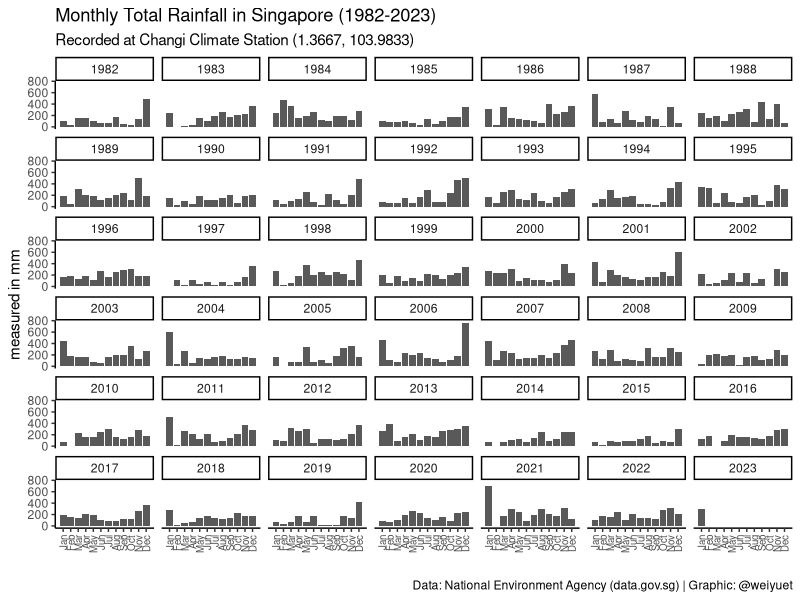
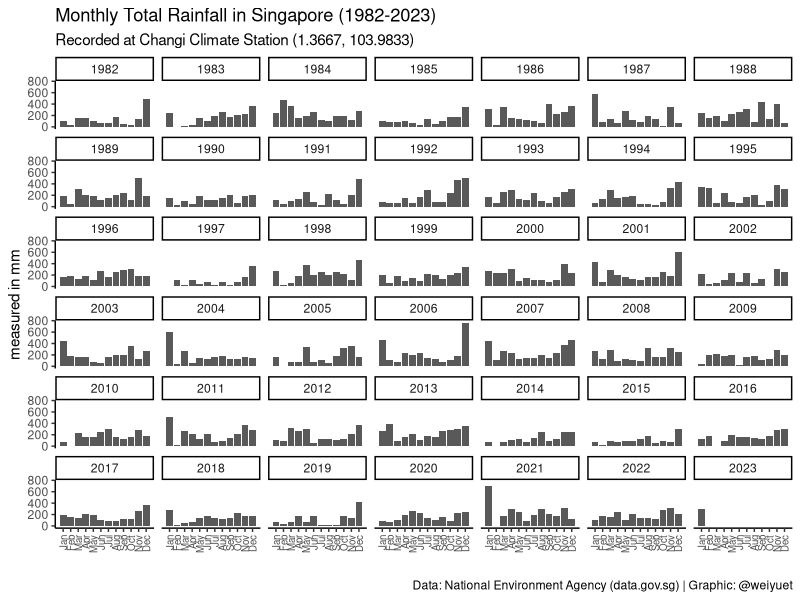

The R source for these figures, in order:
##########################
# Rainfall Monthly Total #
##########################

#### Setup ####
library(tidyverse)
library(glue)

#### Load data ####
rainfall_monthly_total <- read_csv("data/rainfall-monthly-total/rainfall-monthly-total.csv")

#### Wrangle ####
# Separate year and month
rainfall_monthly_total <- rainfall_monthly_total %>% 
  separate(month, c("year", "month"))

# Convert year and month into numeric
rainfall_monthly_total <- rainfall_monthly_total %>% 
  mutate(year = as.numeric(year),
         month = as.numeric(month))

#### Visualize ####
# How much rain falls in a month in total?
rainfall_monthly_total %>% 
  ggplot(aes(x = month,
             y = total_rainfall)) +
  geom_col() +
  facet_wrap(vars(year)) +
  scale_x_continuous(breaks = 1:12,
                     labels = month.abb[1:12]) +
  labs(x = "",
       y = "measured in mm",
       title = glue("Monthly Total Rainfall in Singapore ({min(rainfall_monthly_total$year)}-{max(rainfall_monthly_total$year)})"),
       subtitle = "Recorded at Changi Climate Station (1.3667, 103.9833)",
       caption = "Data: National Environment Agency (data.gov.sg) | Graphic: @weiyuet") +
  theme_classic() +
  theme(axis.text.x = element_text(angle = 90,
                                   vjust = 0.5,
                                   hjust = 1,
                                   size = 7))

#### Save image ####
ggsave("figures/rainfall-monthly-total.png", width = 8, height = 6.5)